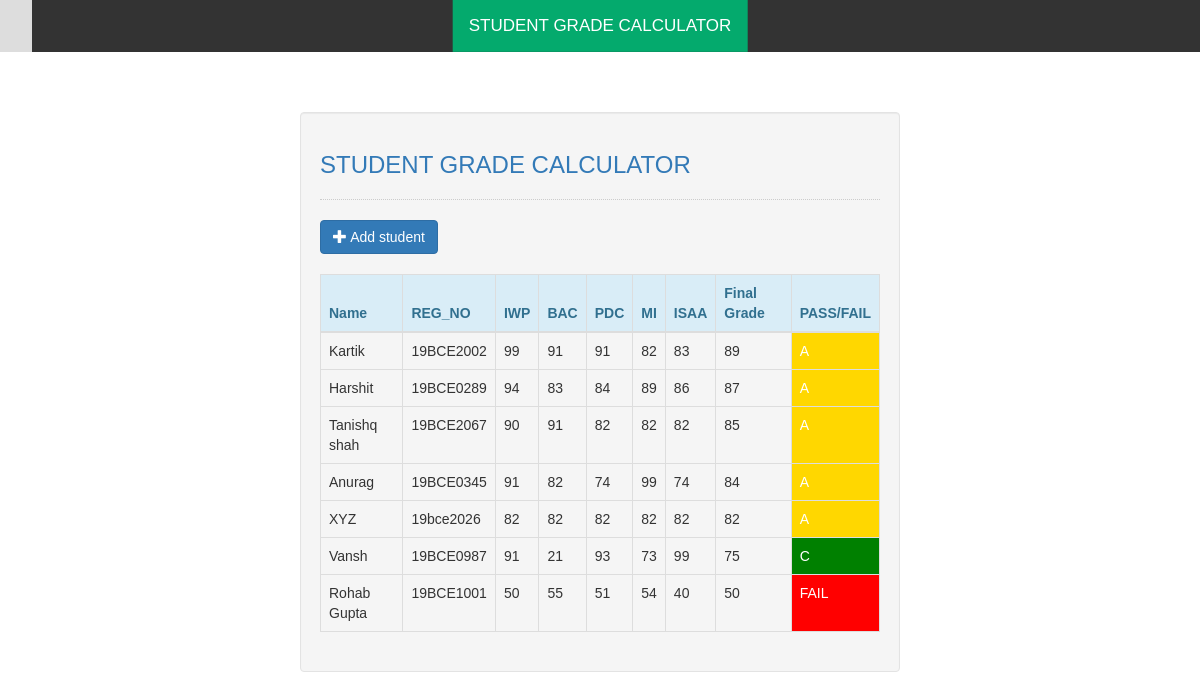
The page / on the database its author committed.
### tables this page shows
CREATE TABLE `student` (
  `stud_id` int(11) NOT NULL,
  `name` varchar(100) NOT NULL,
  `iwp` int(100) NOT NULL,
  `bac` int(100) NOT NULL,
  `pdc` int(100) NOT NULL,
  `mi` int(100) NOT NULL,
  `isaa` int(100) NOT NULL,
  `final` int(100) NOT NULL,
  `regno` char(9) NOT NULL
);

### index.php (the view, shortened to what this page needs)
<!DOCTYPE html>
<html lang="en">
	<head>
		<link rel="stylesheet" type="text/css" href="css/bootstrap.css"/>
		<link rel="stylesheet" href="css/nav.css">
		<link rel="stylesheet" type="text/css" href="//cdn.datatables.net/1.10.21/css/jquery.dataTables.min.css"/>
	</head>
<body>
<div class="topnav">
<div class="topnav-centered">
  <a href="" class="active">STUDENT GRADE CALCULATOR</a>
</div>
<a href=""><br></a>
</div>
<br><br><br>
<div class="col-md-3"></div>
	<div class="col-md-6 well">
		<h3 class="text-primary">STUDENT GRADE CALCULATOR</h3>
		<hr style="border-top:1px dotted #ccc;"/>
		<button type="button" class="btn btn-primary" data-toggle="modal" data-target="#form_modal"><span class="glyphicon glyphicon-plus"></span> Add student</button>
		<br /><br />
		<table class="table table-bordered display" id="userTable">
			<thead class="alert-info">
				<tr>
					<th>Name</th>
					<th>REG_NO</th>
					<th>IWP</th>
					<th>BAC</th>
					<th>PDC</th>
					<th>MI</th>
					<th>ISAA</th>
					<th>Final Grade</th>
					<th>PASS/FAIL</th>
				</tr>
			</thead>
			<tbody>
				<?php
					require 'conn.php';
					$query = mysqli_query($conn, "SELECT * FROM `student` ORDER BY final desc ") or die(mysqli_error());
					while($fetch = mysqli_fetch_array($query)){
				?>
				<tr>
					<td><?php echo $fetch['name']?></td>
					<td><?php echo $fetch['regno']?></td>
					<td><?php echo $fetch['iwp']?></td>
					<td><?php echo $fetch['bac']?></td>
					<td><?php echo $fetch['pdc']?></td>
					<td><?php echo $fetch['mi']?></td>
					<td><?php echo $fetch['isaa']?></td>
					<td><?php echo $fetch['final']?></td>
					<?php
						if($fetch['final'] >=90){
							echo "<td style='background-color:cyan; color:#fff;'>S</td>";
						}else if($fetch['final'] >=80){
							echo "<td style='background-color:gold; color:#fff;'>A</td>";
						}
						else if($fetch['final'] >=80){
							echo "<td style='background-color:blue; color:#fff;'>B</td>";
						}
						else if($fetch['final'] >=70){
							echo "<td style='background-color:green; color:#fff;'>C</td>";
						}
						else if($fetch['final'] >=60){
							echo "<td style='background-color:silver; color:#fff;'>D</td>";
						}
						else if($fetch['final'] >50){
							echo "<td style='background-color:purple; color:#fff;'>E</td>";
						}
						else if($fetch['final'] <= 50){
							echo "<td style='background-color:red; color:#fff;'>FAIL</td>";
						}
					?>
				</tr>
				<?php
					}
				?>
			</tbody>
		</table>
	</div>
</body>
</html>

### css/nav.css (style rules this page uses)
body { margin: 0; font-family: Arial, Helvetica, sans-serif; }
.topnav { position: relative; overflow: hidden; background-color: #333; }
.topnav a { float: left; color: #f2f2f2; text-align: center; padding: 14px 16px; text-decoration: none; font-size: 17px; }
.topnav a.active { background-color: #04AA6D; color: white; }
.topnav-centered a { float: none; position: absolute; top: 50%; left: 50%; transform: translate(-50%, -50%); }

### rows shown on the page
student: name "Kartik", regno "19BCE2002", iwp "99", bac "91", pdc "91", mi "82", isaa "83", final "89", shows "A"
student: name "Harshit", regno "19BCE0289", iwp "94", bac "83", pdc "84", mi "89", isaa "86", final "87", shows "A"
student: name "Tanishq shah", regno "19BCE2067", iwp "90", bac "91", pdc "82", mi "82", isaa "82", final "85", shows "A"
student: name "Anurag", regno "19BCE0345", iwp "91", bac "82", pdc "74", mi "99", isaa "74", final "84"
student: name "XYZ", regno "19bce2026", iwp "82", bac "82", pdc "82", mi "82", isaa "82", final "82", shows "A"
student: name "Vansh", regno "19BCE0987", iwp "91", bac "21", pdc "93", mi "73", isaa "99", final "75"
student: name "Rohab Gupta", regno "19BCE1001", iwp "50", bac "55", pdc "51", mi "54", isaa "40", final "50", shows "FAIL"
